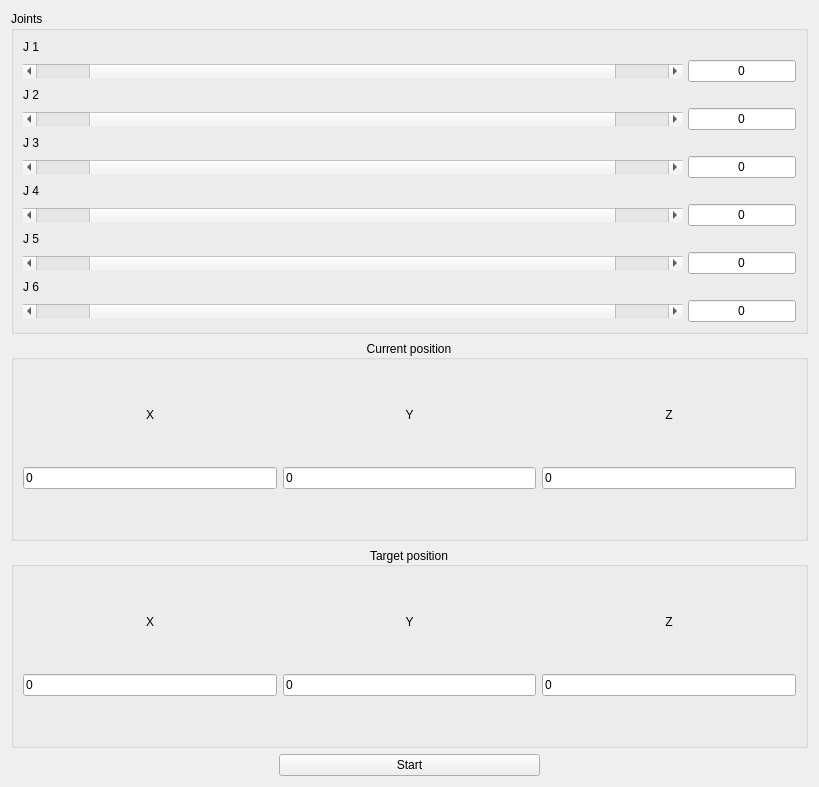
<?xml version="1.0" encoding="UTF-8"?>
<ui version="4.0">
 <class>ControlsWidget</class>
 <widget class="QWidget" name="ControlsWidget">
  <property name="windowModality">
   <enum>Qt::NonModal</enum>
  </property>
  <property name="geometry">
   <rect>
    <x>0</x>
    <y>0</y>
    <width>819</width>
    <height>787</height>
   </rect>
  </property>
  <property name="windowTitle">
   <string>Controls</string>
  </property>
  <layout class="QGridLayout" name="gridLayout">
   <item row="0" column="0" colspan="3">
    <widget class="QGroupBox" name="groupBox">
     <property name="title">
      <string>Joints</string>
     </property>
     <layout class="QGridLayout" name="gridLayout_4">
      <item row="3" column="0">
       <widget class="QScrollBar" name="horizontalScrollBar_J1">
        <property name="sizePolicy">
         <sizepolicy hsizetype="Expanding" vsizetype="Fixed">
          <horstretch>0</horstretch>
          <verstretch>0</verstretch>
         </sizepolicy>
        </property>
        <property name="minimum">
         <number>-1</number>
        </property>
        <property name="maximum">
         <number>1</number>
        </property>
        <property name="orientation">
         <enum>Qt::Horizontal</enum>
        </property>
       </widget>
      </item>
      <item row="10" column="0">
       <widget class="QLabel" name="label_6">
        <property name="text">
         <string>J 6</string>
        </property>
       </widget>
      </item>
      <item row="5" column="0">
       <widget class="QScrollBar" name="horizontalScrollBar_J2">
        <property name="sizePolicy">
         <sizepolicy hsizetype="Expanding" vsizetype="Fixed">
          <horstretch>0</horstretch>
          <verstretch>0</verstretch>
         </sizepolicy>
        </property>
        <property name="minimum">
         <number>-1</number>
        </property>
        <property name="maximum">
         <number>1</number>
        </property>
        <property name="orientation">
         <enum>Qt::Horizontal</enum>
        </property>
       </widget>
      </item>
      <item row="9" column="0">
       <widget class="QScrollBar" name="horizontalScrollBar_J4">
        <property name="sizePolicy">
         <sizepolicy hsizetype="Expanding" vsizetype="Fixed">
          <horstretch>0</horstretch>
          <verstretch>0</verstretch>
         </sizepolicy>
        </property>
        <property name="minimum">
         <number>-1</number>
        </property>
        <property name="maximum">
         <number>1</number>
        </property>
        <property name="orientation">
         <enum>Qt::Horizontal</enum>
        </property>
       </widget>
      </item>
      <item row="8" column="0">
       <widget class="QLabel" name="label_5">
        <property name="text">
         <string>J 5</string>
        </property>
       </widget>
      </item>
      <item row="11" column="0">
       <widget class="QScrollBar" name="horizontalScrollBar_J5">
        <property name="sizePolicy">
         <sizepolicy hsizetype="Expanding" vsizetype="Fixed">
          <horstretch>0</horstretch>
          <verstretch>0</verstretch>
         </sizepolicy>
        </property>
        <property name="minimum">
         <number>-1</number>
        </property>
        <property name="maximum">
         <number>1</number>
        </property>
        <property name="orientation">
         <enum>Qt::Horizontal</enum>
        </property>
       </widget>
      </item>
      <item row="2" column="0">
       <widget class="QLabel" name="label_2">
        <property name="text">
         <string>J 2</string>
        </property>
       </widget>
      </item>
      <item row="6" column="0">
       <widget class="QLabel" name="label_4">
        <property name="text">
         <string>J 4</string>
        </property>
       </widget>
      </item>
      <item row="0" column="0">
       <widget class="QLabel" name="label_1">
        <property name="text">
         <string>J 1</string>
        </property>
       </widget>
      </item>
      <item row="7" column="0">
       <widget class="QScrollBar" name="horizontalScrollBar_J3">
        <property name="sizePolicy">
         <sizepolicy hsizetype="Expanding" vsizetype="Fixed">
          <horstretch>0</horstretch>
          <verstretch>0</verstretch>
         </sizepolicy>
        </property>
        <property name="minimum">
         <number>-1</number>
        </property>
        <property name="maximum">
         <number>1</number>
        </property>
        <property name="orientation">
         <enum>Qt::Horizontal</enum>
        </property>
       </widget>
      </item>
      <item row="4" column="0">
       <widget class="QLabel" name="label_3">
        <property name="text">
         <string>J 3</string>
        </property>
       </widget>
      </item>
      <item row="1" column="0">
       <widget class="QScrollBar" name="horizontalScrollBar_J0">
        <property name="sizePolicy">
         <sizepolicy hsizetype="Expanding" vsizetype="Fixed">
          <horstretch>0</horstretch>
          <verstretch>0</verstretch>
         </sizepolicy>
        </property>
        <property name="minimum">
         <number>-1</number>
        </property>
        <property name="maximum">
         <number>1</number>
        </property>
        <property name="orientation">
         <enum>Qt::Horizontal</enum>
        </property>
       </widget>
      </item>
      <item row="11" column="1">
       <widget class="QLineEdit" name="lineEdit_j5">
        <property name="sizePolicy">
         <sizepolicy hsizetype="Minimum" vsizetype="Fixed">
          <horstretch>0</horstretch>
          <verstretch>0</verstretch>
         </sizepolicy>
        </property>
        <property name="text">
         <string>0</string>
        </property>
        <property name="alignment">
         <set>Qt::AlignCenter</set>
        </property>
        <property name="readOnly">
         <bool>true</bool>
        </property>
       </widget>
      </item>
      <item row="9" column="1">
       <widget class="QLineEdit" name="lineEdit_j4">
        <property name="sizePolicy">
         <sizepolicy hsizetype="Minimum" vsizetype="Fixed">
          <horstretch>0</horstretch>
          <verstretch>0</verstretch>
         </sizepolicy>
        </property>
        <property name="text">
         <string>0</string>
        </property>
        <property name="alignment">
         <set>Qt::AlignCenter</set>
        </property>
        <property name="readOnly">
         <bool>true</bool>
        </property>
       </widget>
      </item>
      <item row="7" column="1">
       <widget class="QLineEdit" name="lineEdit_j3">
        <property name="sizePolicy">
         <sizepolicy hsizetype="Minimum" vsizetype="Fixed">
          <horstretch>0</horstretch>
          <verstretch>0</verstretch>
         </sizepolicy>
        </property>
        <property name="text">
         <string>0</string>
        </property>
        <property name="alignment">
         <set>Qt::AlignCenter</set>
        </property>
        <property name="readOnly">
         <bool>true</bool>
        </property>
       </widget>
      </item>
      <item row="5" column="1">
       <widget class="QLineEdit" name="lineEdit_j2">
        <property name="sizePolicy">
         <sizepolicy hsizetype="Minimum" vsizetype="Fixed">
          <horstretch>0</horstretch>
          <verstretch>0</verstretch>
         </sizepolicy>
        </property>
        <property name="text">
         <string>0</string>
        </property>
        <property name="alignment">
         <set>Qt::AlignCenter</set>
        </property>
        <property name="readOnly">
         <bool>true</bool>
        </property>
       </widget>
      </item>
      <item row="3" column="1">
       <widget class="QLineEdit" name="lineEdit_j1">
        <property name="sizePolicy">
         <sizepolicy hsizetype="Minimum" vsizetype="Fixed">
          <horstretch>0</horstretch>
          <verstretch>0</verstretch>
         </sizepolicy>
        </property>
        <property name="text">
         <string>0</string>
        </property>
        <property name="alignment">
         <set>Qt::AlignCenter</set>
        </property>
        <property name="readOnly">
         <bool>true</bool>
        </property>
       </widget>
      </item>
      <item row="1" column="1">
       <widget class="QLineEdit" name="lineEdit_j0">
        <property name="sizePolicy">
         <sizepolicy hsizetype="Minimum" vsizetype="Fixed">
          <horstretch>0</horstretch>
          <verstretch>0</verstretch>
         </sizepolicy>
        </property>
        <property name="text">
         <string>0</string>
        </property>
        <property name="alignment">
         <set>Qt::AlignCenter</set>
        </property>
        <property name="readOnly">
         <bool>true</bool>
        </property>
       </widget>
      </item>
     </layout>
    </widget>
   </item>
   <item row="3" column="0" colspan="3">
    <widget class="QGroupBox" name="groupBox_3">
     <property name="title">
      <string>Current position</string>
     </property>
     <property name="alignment">
      <set>Qt::AlignCenter</set>
     </property>
     <layout class="QGridLayout" name="gridLayout_3">
      <item row="1" column="2">
       <widget class="QLineEdit" name="lineEdit_current_z">
        <property name="text">
         <string>0</string>
        </property>
        <property name="readOnly">
         <bool>true</bool>
        </property>
       </widget>
      </item>
      <item row="1" column="1">
       <widget class="QLineEdit" name="lineEdit_current_y">
        <property name="text">
         <string>0</string>
        </property>
        <property name="readOnly">
         <bool>true</bool>
        </property>
       </widget>
      </item>
      <item row="0" column="2">
       <widget class="QLabel" name="label_8">
        <property name="sizePolicy">
         <sizepolicy hsizetype="Preferred" vsizetype="Fixed">
          <horstretch>0</horstretch>
          <verstretch>0</verstretch>
         </sizepolicy>
        </property>
        <property name="text">
         <string>Z</string>
        </property>
        <property name="alignment">
         <set>Qt::AlignCenter</set>
        </property>
       </widget>
      </item>
      <item row="0" column="0">
       <widget class="QLabel" name="label">
        <property name="sizePolicy">
         <sizepolicy hsizetype="Preferred" vsizetype="Fixed">
          <horstretch>0</horstretch>
          <verstretch>0</verstretch>
         </sizepolicy>
        </property>
        <property name="text">
         <string>X</string>
        </property>
        <property name="alignment">
         <set>Qt::AlignCenter</set>
        </property>
       </widget>
      </item>
      <item row="0" column="1">
       <widget class="QLabel" name="label_7">
        <property name="sizePolicy">
         <sizepolicy hsizetype="Preferred" vsizetype="Fixed">
          <horstretch>0</horstretch>
          <verstretch>0</verstretch>
         </sizepolicy>
        </property>
        <property name="text">
         <string>Y</string>
        </property>
        <property name="alignment">
         <set>Qt::AlignCenter</set>
        </property>
       </widget>
      </item>
      <item row="1" column="0">
       <widget class="QLineEdit" name="lineEdit_current_x">
        <property name="text">
         <string>0</string>
        </property>
        <property name="readOnly">
         <bool>true</bool>
        </property>
       </widget>
      </item>
     </layout>
    </widget>
   </item>
   <item row="4" column="0" colspan="3">
    <widget class="QGroupBox" name="groupBox_2">
     <property name="title">
      <string>Target position</string>
     </property>
     <property name="alignment">
      <set>Qt::AlignCenter</set>
     </property>
     <layout class="QGridLayout" name="gridLayout_2">
      <item row="1" column="1">
       <widget class="QLineEdit" name="lineEdit_target_x">
        <property name="text">
         <string>0</string>
        </property>
       </widget>
      </item>
      <item row="1" column="3">
       <widget class="QLineEdit" name="lineEdit_target_y">
        <property name="text">
         <string>0</string>
        </property>
       </widget>
      </item>
      <item row="1" column="5">
       <widget class="QLineEdit" name="lineEdit_target_z">
        <property name="text">
         <string>0</string>
        </property>
       </widget>
      </item>
      <item row="0" column="1">
       <widget class="QLabel" name="label_9">
        <property name="sizePolicy">
         <sizepolicy hsizetype="Preferred" vsizetype="Fixed">
          <horstretch>0</horstretch>
          <verstretch>0</verstretch>
         </sizepolicy>
        </property>
        <property name="text">
         <string>X</string>
        </property>
        <property name="alignment">
         <set>Qt::AlignCenter</set>
        </property>
       </widget>
      </item>
      <item row="0" column="3">
       <widget class="QLabel" name="label_10">
        <property name="sizePolicy">
         <sizepolicy hsizetype="Preferred" vsizetype="Fixed">
          <horstretch>0</horstretch>
          <verstretch>0</verstretch>
         </sizepolicy>
        </property>
        <property name="text">
         <string>Y</string>
        </property>
        <property name="alignment">
         <set>Qt::AlignCenter</set>
        </property>
       </widget>
      </item>
      <item row="0" column="5">
       <widget class="QLabel" name="label_11">
        <property name="sizePolicy">
         <sizepolicy hsizetype="Preferred" vsizetype="Fixed">
          <horstretch>0</horstretch>
          <verstretch>0</verstretch>
         </sizepolicy>
        </property>
        <property name="text">
         <string>Z</string>
        </property>
        <property name="alignment">
         <set>Qt::AlignCenter</set>
        </property>
       </widget>
      </item>
     </layout>
    </widget>
   </item>
   <item row="5" column="1">
    <widget class="QPushButton" name="pushButton_solve_ik">
     <property name="text">
      <string>Start</string>
     </property>
    </widget>
   </item>
  </layout>
 </widget>
 <resources/>
 <connections/>
</ui>
